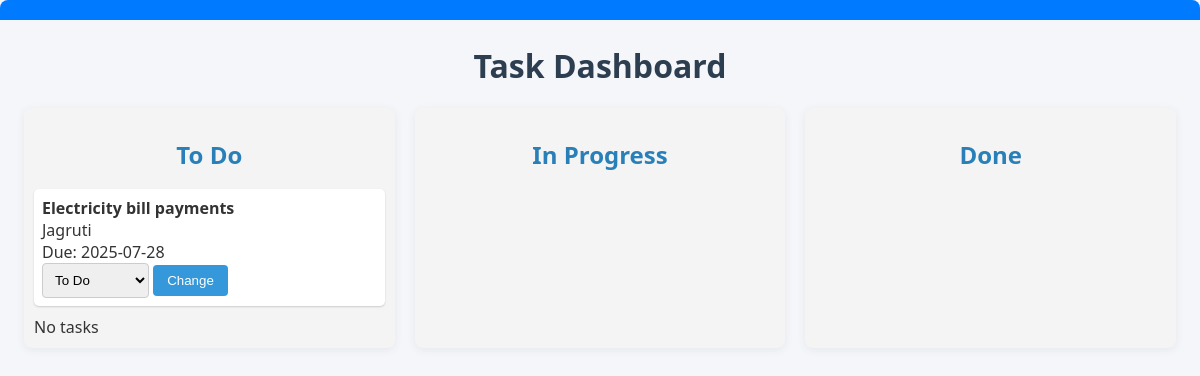
The page /filter/To Do on the database as committed earlier.
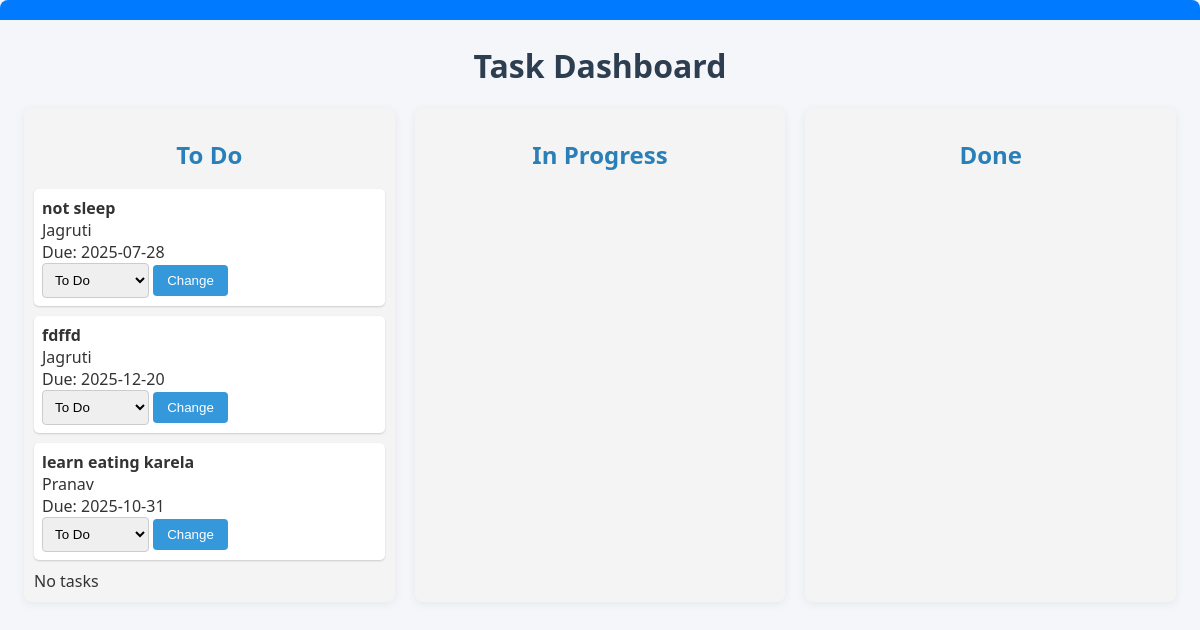
The same page on the database as committed later.
### tables this page shows
CREATE TABLE tasks (
            id INTEGER PRIMARY KEY AUTOINCREMENT,
            title TEXT NOT NULL,
            assigned_to TEXT NOT NULL,
            status TEXT NOT NULL,
            due_date DATETIME,
            created_at DATETIME DEFAULT CURRENT_TIMESTAMP,
            updated_at DATETIME DEFAULT CURRENT_TIMESTAMP,
            FOREIGN KEY (assigned_to) REFERENCES users(username)
        );

### app.py (the view)
@app.route('/filter/<status>')
def filter_tasks(status):
    conn = get_db_connection()
    tasks = conn.execute("SELECT * FROM tasks WHERE status = ?", (status,)).fetchall()
    conn.close()
    return render_template('index.html', tasks=tasks)

### app.py (called while the page is built)
def get_db_connection():
    conn = sqlite3.connect('database.db')
    conn.row_factory = sqlite3.Row
    return conn

### templates/index.html (shortened to what this page needs)
<!DOCTYPE html>
<html>
<head>
    <link rel="stylesheet" href="/static/style.css">
</head>
<body>
    <div class="header-bar">
    </div>
    <h1>Task Dashboard</h1>
    <div class="board-container">
        <div class="board">
            <h2>To Do</h2>
            {% set found = false %}
            {% for task in tasks if task.status == 'To Do' %}
              {% set found = true %}
                <div class="task-item">
                    <strong>{{ task.title }}</strong><br>
                    {{ task.assigned_to }}<br>
                    Due: {{ task.due_date }}<br>
                    <form action="{{ url_for('update_status', task_id=task.id) }}" method="post" style="display:inline;">
                        <select name="status">
                            <option value="To Do" {% if task.status == 'To Do' %}selected{% endif %}>To Do</option>
                        </select>
                        <button type="submit">Change</button>
                    </form>
                </div>
            {% endfor %}
            {% if not found %}
              <div>No tasks</div>
            {% endif %}
        </div>
        <div class="board">
            <h2>In Progress</h2>
        </div>
        <div class="board">
            <h2>Done</h2>
        </div>
    </div>
</body>
</html>

Rows that differ between the two databases and show on the page:
removed tasks: title "Electricity bill payments", assigned_to "Jagruti", due_date "2025-07-28", status "To Do"
added tasks: title "not sleep", assigned_to "Jagruti", due_date "2025-07-28", status "To Do"
added tasks: title "fdffd", assigned_to "Jagruti", due_date "2025-12-20", status "To Do"
added tasks: title "learn eating karela", assigned_to "Pranav", due_date "2025-10-31", status "To Do"
